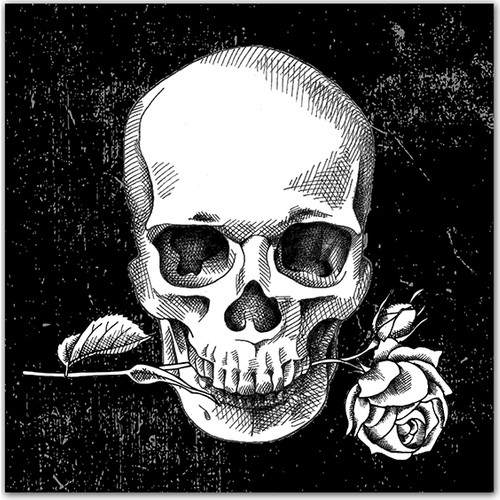
#> input picture Odev2/grikafa.png, 500 x 500 px
$ python main.py
#> lines starting #> are read from the running program, lines starting #| are printed output that depends on the picture
import cv2
import numpy as np


goruntu = cv2.imread('grikafa.png',0)
#> goruntu is the input picture: shape (500, 500); min 0, max 255, mean 80.1

"""
negatif görüntüye dönüştürmeninm hazır kodu

tersGoruntu = np.invert(goruntu)
cv2.imshow("orjinal",goruntu)
cv2.imshow("ters goruntu",tersGoruntu)
cv2.waitKey()
"""
cv2.imshow("Orjinal Goruntu",goruntu)

negGoruntu = 255 - goruntu
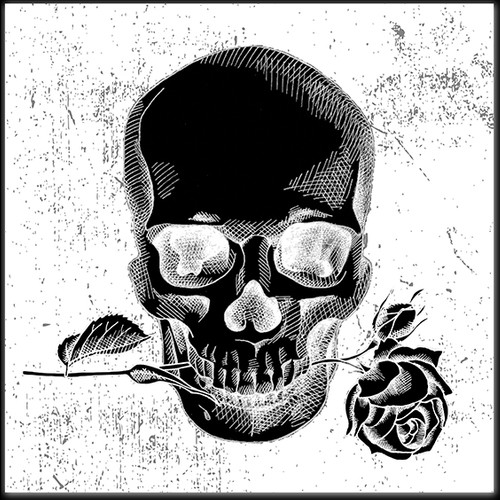
#> negGoruntu: shape (500, 500); min 0, max 255, mean 174.9
cv2.imshow("Negatif Goruntu",negGoruntu)
cv2.waitKey()


[x,y] = goruntu.shape
#> x = 500; y = 500
yenigoruntu = np.zeros([x,y], dtype=np.uint8)
for i in range(x):
    for j in range(y):
        yenigoruntu[i,j] = 255 - goruntu[i,j]

print(goruntu[0,0]) #görüntünün max pixeli
#| 252
